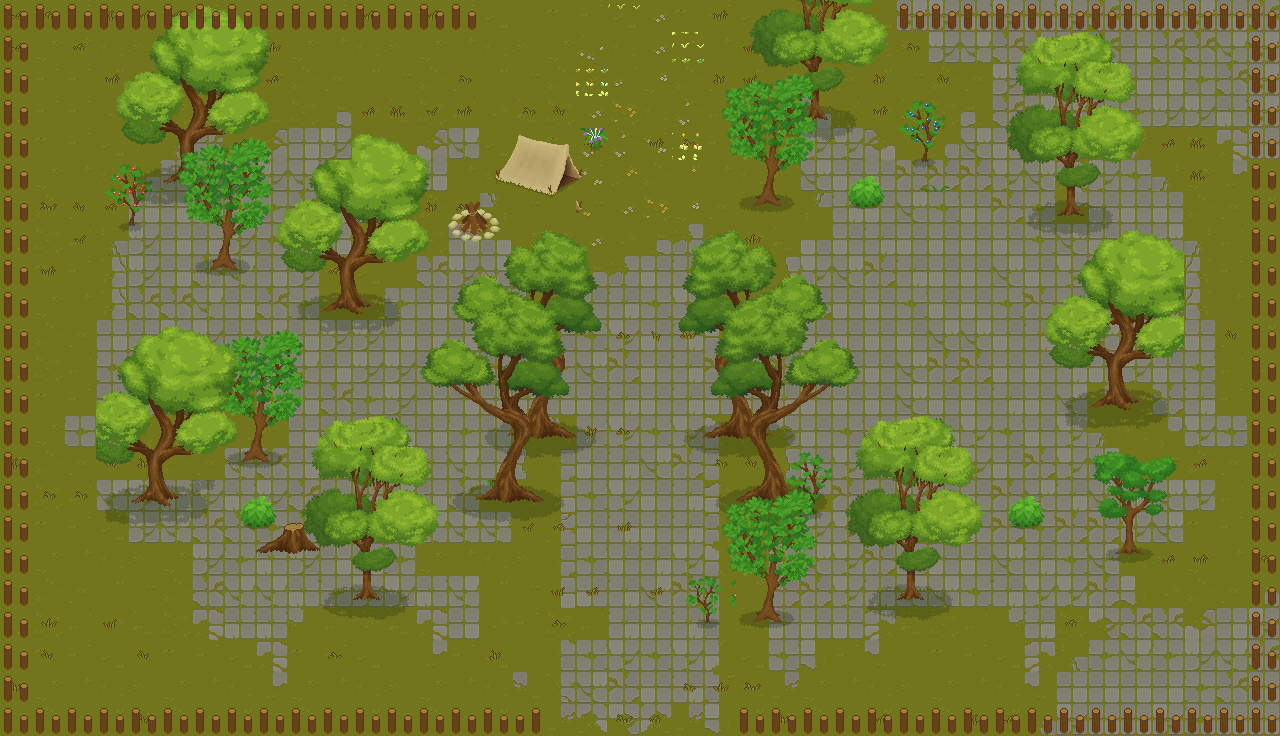

The image is a tile-based game level rendered from a .tmx file. Its description and source (layers, tilesets, objects; grid data summarised) follow:
An orthogonal 40x23 tile map with 32x32 px tiles, 8 tile layers (Grass, Paths, Plants, Fields, ...), 6 tilesets.

<map version="1.10" tiledversion="1.11.2" orientation="orthogonal" renderorder="right-down" width="40" height="23" tilewidth="32" tileheight="32" infinite="0" nextlayerid="9" nextobjectid="1">
 <tileset firstgid="1" name="TX Tileset Grass" tilewidth="32" tileheight="32" tilecount="64" columns="8">
  <image source="PixelArt_Tileset_Basic v1.1.2\Texture\TX Tileset Grass.png" width="256" height="256" />
 </tileset>
 <tileset firstgid="65" name="TX Tileset Stone Ground" tilewidth="32" tileheight="32" tilecount="64" columns="8">
  <image source="PixelArt_Tileset_Basic v1.1.2\Texture\TX Tileset Stone Ground.png" width="256" height="256" />
 </tileset>
 <tileset firstgid="129" name="TX Shadow" tilewidth="32" tileheight="32" tilecount="256" columns="16">
  <image source="PixelArt_Tileset_Basic v1.1.2\Texture\TX Shadow.png" width="512" height="512" />
 </tileset>
 <tileset firstgid="385" name="TX Plant" tilewidth="32" tileheight="32" tilecount="256" columns="16">
  <image source="PixelArt_Tileset_Basic v1.1.2\Texture\TX Plant.png" width="512" height="512" />
 </tileset>
 <tileset firstgid="641" name="tiles" tilewidth="32" tileheight="32" tilecount="156" columns="13">
  <image source="summer_plains_v1.0_standard\summer_plains_v1.0_standard\tiles.png" width="416" height="384" />
 </tileset>
 <tileset firstgid="797" name="assets" tilewidth="32" tileheight="32" tilecount="432" columns="16">
  <image source="summer_plains_v1.0_standard\summer_plains_v1.0_standard\assets.png" width="512" height="864" />
 </tileset>
 <layer id="1" name="Grass" width="40" height="23">
  <data>[920 cells, 920 non-empty, 16 distinct tile ids]</data>
 </layer>
 <layer id="2" name="Paths" width="40" height="23">
  <data>[920 cells, 120 non-empty, 34 distinct tile ids]</data>
 </layer>
 <layer id="3" name="Plants" width="40" height="23">
  <data>[920 cells, 169 non-empty, 13 distinct tile ids]</data>
 </layer>
 <layer id="4" name="Fields" width="40" height="23">
  <data>[920 cells, 460 non-empty, 20 distinct tile ids]</data>
 </layer>
 <layer id="5" name="Bush" width="40" height="23">
  <data>[920 cells, 225 non-empty, 187 distinct tile ids]</data>
 </layer>
 <layer id="6" name="Bush2" width="40" height="23">
  <data>[920 cells, 281 non-empty, 113 distinct tile ids]</data>
 </layer>
 <layer id="7" name="Bush3" width="40" height="23">
  <data>[920 cells, 161 non-empty, 21 distinct tile ids]</data>
 </layer>
 <layer id="8" name="Extras" width="40" height="23">
  <data>[920 cells, 26 non-empty, 18 distinct tile ids]</data>
 </layer>
</map>
